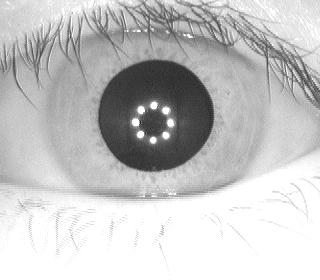
#> input picture images/eyes/S1001L01.jpg, 320 x 280 px, given in place of the camera
$ python gpt.py
#> lines starting #> are read from the running program, lines starting #| are printed output that depends on the picture; after the words box and inside, x2 and y2 are one past the last pixel; in counts of white or black regions, pixels touching at a corner belong together
import cv2 as cv
import numpy as np
import os

centroid = (0, 0)
radius = 0
current_eye = 0
eyes_list = []

def get_new_eye(lst):
    global current_eye
    if current_eye >= len(lst):
        current_eye = 0
    new_eye = lst[current_eye]
    current_eye += 1
    return new_eye

def get_iris(frame):
    iris = []
    copy_img = frame.copy()
    res_img = frame.copy()
    gray_img = cv.cvtColor(frame, cv.COLOR_BGR2GRAY)
    mask = np.zeros_like(gray_img)
    edges = cv.Canny(gray_img, 5, 70, 3)
    gray_img = cv.GaussianBlur(gray_img, (7, 7), 0)
    circles = get_circles(edges)
    iris.append(res_img)
    for circle in circles:
        rad = int(circle[0][2])
        global radius
        radius = rad
        cv.circle(mask, centroid, rad, (255, 255, 255), cv.FILLED)
        mask = cv.bitwise_not(mask)
        cv.subtract(frame, copy_img, res_img, mask)
        x = int(centroid[0] - rad)
        y = int(centroid[1] - rad)
        w = int(rad * 2)
        h = w
        crop_img = res_img[y:y + h, x:x + w].copy()
        return crop_img
    return res_img

def get_circles(image):
    i = 80
    while i < 151:
        circles = cv.HoughCircles(image, cv.HOUGH_GRADIENT, 2, 100.0,
                                  param1=30, param2=i, minRadius=100, maxRadius=140)
        if circles is not None and len(circles) == 1:
            return circles
        i += 1
    return []

def get_pupil(frame):
    pupil_img = np.zeros_like(frame)
    lower_bound = np.array([30, 30, 30])
    upper_bound = np.array([80, 80, 80])
    mask = cv.inRange(frame, lower_bound, upper_bound)
    contours, _ = cv.findContours(mask, cv.RETR_EXTERNAL, cv.CHAIN_APPROX_SIMPLE)
    pupil_img = frame.copy()
    for contour in contours:
        area = cv.contourArea(contour)
        if area > 50:
            moments = cv.moments(contour)
            x = int(moments['m10'] / moments['m00'])
            y = int(moments['m01'] / moments['m00'])
            global centroid
            centroid = (x, y)
            cv.drawContours(pupil_img, [contour], -1, (0, 0, 0), cv.FILLED)
            break
    return pupil_img

def get_polar_to_cart_img(image, rad):
    img_size = image.shape[:2]
    c = (float(img_size[1] / 2.0), float(img_size[0] / 2.0))
    img_res = cv.logPolar(image, (c[0], c[1]), 60.0, cv.INTER_LINEAR + cv.WARP_FILL_OUTLIERS)
    return img_res


output_folder = 'results'
if not os.path.exists(output_folder):
    os.makedirs(output_folder)

cv.namedWindow("input", cv.WINDOW_NORMAL)
cv.namedWindow("output", cv.WINDOW_NORMAL)
cv.namedWindow("normalized", cv.WINDOW_NORMAL)

# Inizializzazione della webcam
cap = cv.VideoCapture(0)  # 0 per la webcam predefinita

while True:
    ret, frame = cap.read()  # Acquisizione del frame dalla webcam
#> frame is the input picture: shape (280, 320, 3); min 34, max 255, mean 195.7
    if not ret:
        print("Impossibile leggere il frame dalla webcam.")
        break

    iris = frame.copy()
    output = get_pupil(frame)
#> in get_pupil, `mask = cv.inRange(frame, lower_bound, upper_bound)`:
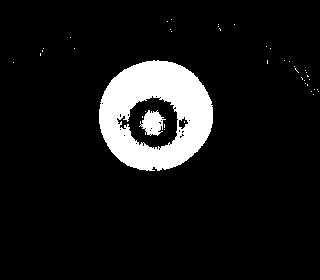
#> mask: shape (280, 320); 9.2% white; 41 white regions (39 under 20 px)
#> in get_pupil, `contours, _ = cv.findContours(mask, cv.RETR_EXTERNAL, cv.CHAIN_APPROX_..`: contours = 35 contours, 34 with area under 20; largest, box (x1, y1, x2, y2) and area: (99, 60, 213, 171) 9711
#> the loop in get_pupil, `for contour in contours:` made 20 passes
#> (area, x, y) on pass 20: (9711, 155, 115)
#> after the loop in get_pupil, `for contour in contours:`:
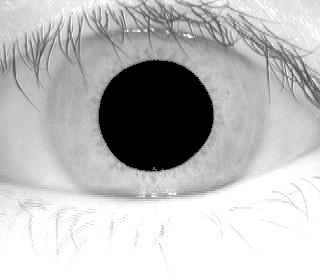
#> pupil_img: shape (280, 320, 3); 11.02% of pixels changed, all inside (x1, y1, x2, y2) = (99, 60, 213, 171)
    iris = get_iris(output)
#> in get_iris, `edges = cv.Canny(gray_img, 5, 70, 3)`:
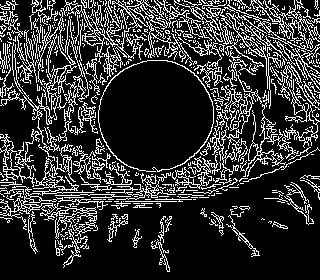
#> edges: shape (280, 320); 19.9% white in thin lines or dots
#> in get_iris, `gray_img = cv.GaussianBlur(gray_img, (7, 7), 0)`:
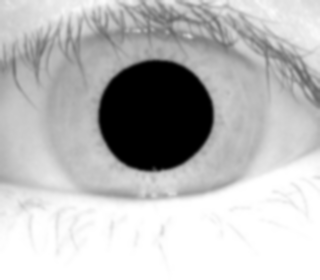
#> gray_img: shape (280, 320); min 0, max 255, mean 187.4
#> the loop in get_circles, `while i < 151:` made 1 pass
#> circles on pass 1: [[139, 103, 103.6]]
#> after the loop in get_circles, `while i < 151:`: i = 80
#> in get_iris, `circles = get_circles(edges)`: circles = [[139, 103, 103.6]]
#> the loop in get_iris, `for circle in circles:` made 1 pass
#> (circle, rad, radius, x, y, w, h) on pass 1: ([[139, 103, 103.6]], 103, 103, 52, 12, 206, 206)
#> pass 1, in get_iris, `mask = cv.bitwise_not(mask)`:
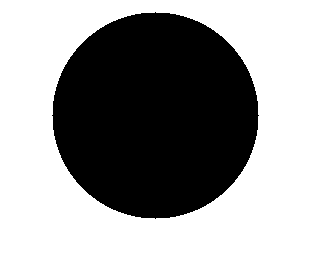
#> mask: shape (280, 320); 62.8% white; 1 black region, box (x1, y1, x2, y2) and area: (52, 12, 259, 219) 33317
#> pass 1, in get_iris, `crop_img = res_img[y:y + h, x:x + w].copy()`:
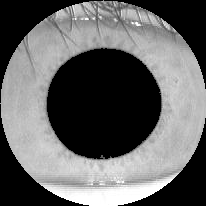
#> crop_img: shape (206, 206, 3); min 0, max 255, mean 100.7

    cv.imshow("input", frame)
    cv.imshow("output", iris)

    norm_img = get_polar_to_cart_img(iris, radius)
#> in get_polar_to_cart_img, `img_res = cv.logPolar(image, (c[0], c[1]), 60.0, cv.INTER_LINEAR + cv...`: img_res: shape (206, 206, 3); every value is 0
    cv.imshow("normalized", norm_img)

    key = cv.waitKey(3000)
#> (key Esc is pressed here)
    if key == 27 or key == 1048603:
        # Salvataggio dei risultati
        cv.imwrite(os.path.join(output_folder, f"frame_input_{current_eye}.png"), frame)
        cv.imwrite(os.path.join(output_folder, f"frame_output_{current_eye}.png"), iris)
        cv.imwrite(os.path.join(output_folder, f"frame_normalized_{current_eye}.png"), norm_img)

        current_eye += 1
        if current_eye >= len(eyes_list):
            break

cap.release()

$ run again, on images/eyes/S1001L02.jpg
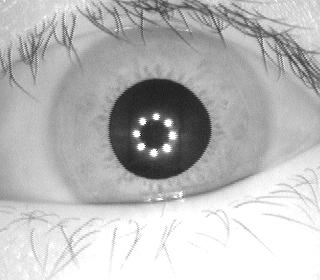
#> input picture images/eyes/S1001L02.jpg, 320 x 280 px, given in place of the camera
#> frame is the input picture: shape (280, 320, 3); min 12, max 255, mean 185.5
#> in get_pupil, `mask = cv.inRange(frame, lower_bound, upper_bound)`:
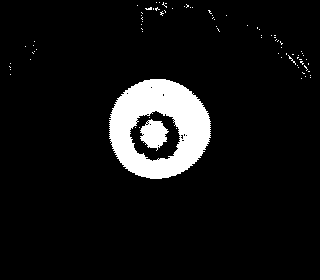
#> mask: shape (280, 320); 7.7% white; 81 white regions (79 under 20 px)
#> contours = 76 contours, 75 with area under 20; largest, box (x1, y1, x2, y2) and area: (109, 79, 211, 179) 7764
#> the loop in get_pupil, `for contour in contours:` made 1 pass
#> (area, x, y) on pass 1: (7764.5, 158, 128)
#> edges: shape (280, 320); 21.7% white in thin lines or dots
#> the loop in get_circles, `while i < 151:` made 1 pass
#> circles on pass 1: [[171, 125, 125.6]]
#> after the loop in get_circles, `while i < 151:`: i = 80
#> in get_iris, `circles = get_circles(edges)`: circles = [[171, 125, 125.6]]
#> the loop in get_iris, `for circle in circles:` made 1 pass
#> (circle, rad, radius, x, y, w, h) on pass 1: ([[171, 125, 125.6]], 125, 125, 33, 3, 250, 250)
#> in get_polar_to_cart_img, `img_res = cv.logPolar(image, (c[0], c[1]), 60.0, cv.INTER_LINEAR + cv...`:
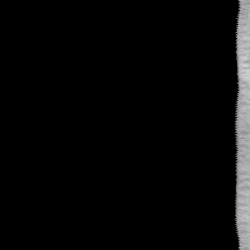
#> img_res: shape (250, 250, 3); min 0, max 217, mean 8.8

$ run again, on images/eyes/S1001L03.jpg
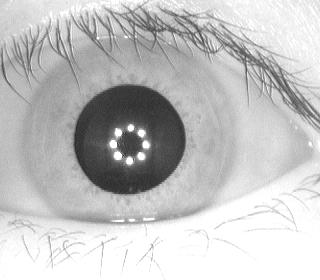
#> input picture images/eyes/S1001L03.jpg, 320 x 280 px, given in place of the camera
#> frame is the input picture: shape (280, 320, 3); min 37, max 255, mean 194.1
#> in get_pupil, `mask = cv.inRange(frame, lower_bound, upper_bound)`:
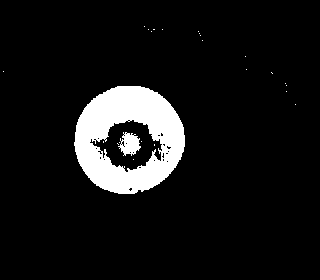
#> mask: shape (280, 320); 8.5% white; 25 white regions (23 under 20 px)
#> contours = 18 contours, 17 with area under 20; largest, box (x1, y1, x2, y2) and area: (74, 86, 185, 194) 9186
#> the loop in get_pupil, `for contour in contours:` made 3 passes
#> (area, x, y) on pass 3: (9186, 128, 139)
#> edges: shape (280, 320); 20.8% white in thin lines or dots
#> the loop in get_circles, `while i < 151:` made 1 pass
#> circles on pass 1: [[159, 129, 127.8], [53, 107, 138.8]]
#> after the loop in get_circles, `while i < 151:`: i = 80
#> in get_iris, `circles = get_circles(edges)`: circles = [[159, 129, 127.8], [53, 107, 138.8]]
#> the loop in get_iris, `for circle in circles:` made 1 pass
#> (circle, rad, radius, x, y, w, h) on pass 1: ([[159, 129, 127.8], [53, 107, 138.8]], 127, 127, 1, 12, 254, 254)
#> in get_polar_to_cart_img, `img_res = cv.logPolar(image, (c[0], c[1]), 60.0, cv.INTER_LINEAR + cv...`:
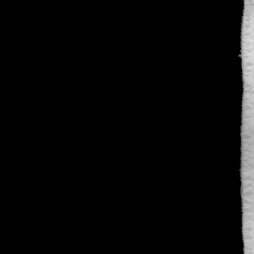
#> img_res: shape (254, 254, 3); min 0, max 223, mean 8.5

$ run again, on images/eyes/S1001L04.jpg
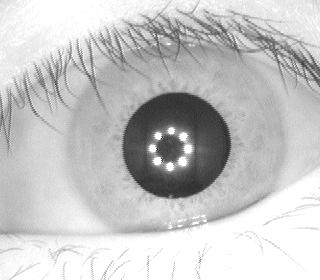
#> input picture images/eyes/S1001L04.jpg, 320 x 280 px, given in place of the camera
#> frame is the input picture: shape (280, 320, 3); min 31, max 255, mean 197.5
#> in get_pupil, `mask = cv.inRange(frame, lower_bound, upper_bound)`:
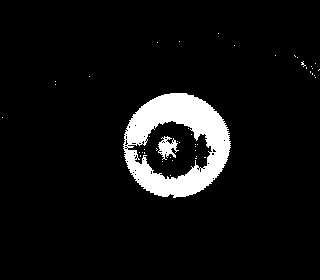
#> mask: shape (280, 320); 6.8% white; 45 white regions (43 under 20 px)
#> contours = 22 contours, 21 with area under 20; largest, box (x1, y1, x2, y2) and area: (123, 93, 231, 198) 8512
#> the loop in get_pupil, `for contour in contours:` made 2 passes
#> (area, x, y) on pass 2: (8512.5, 175, 144)
#> edges: shape (280, 320); 21.9% white in thin lines or dots
#> the loop in get_circles, `while i < 151:` made 1 pass
#> circles on pass 1: [[157, 141, 127.8]]
#> after the loop in get_circles, `while i < 151:`: i = 80
#> in get_iris, `circles = get_circles(edges)`: circles = [[157, 141, 127.8]]
#> the loop in get_iris, `for circle in circles:` made 1 pass
#> (circle, rad, radius, x, y, w, h) on pass 1: ([[157, 141, 127.8]], 127, 127, 48, 17, 254, 254)
#> in get_polar_to_cart_img, `img_res = cv.logPolar(image, (c[0], c[1]), 60.0, cv.INTER_LINEAR + cv...`:
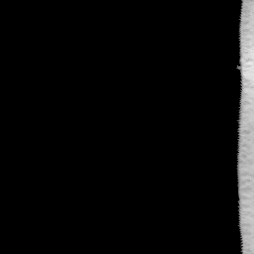
#> img_res: shape (254, 254, 3); min 0, max 235, mean 10.4
